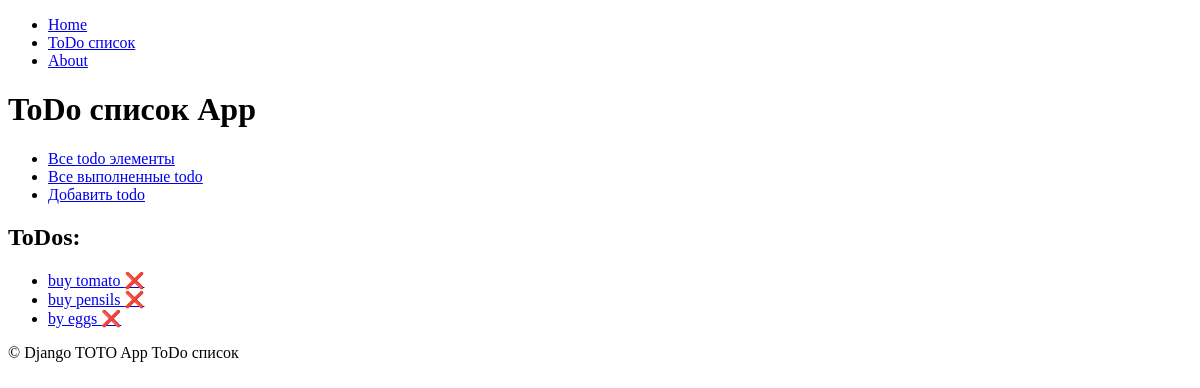
/todos/, run on an earlier commit of the app's database.
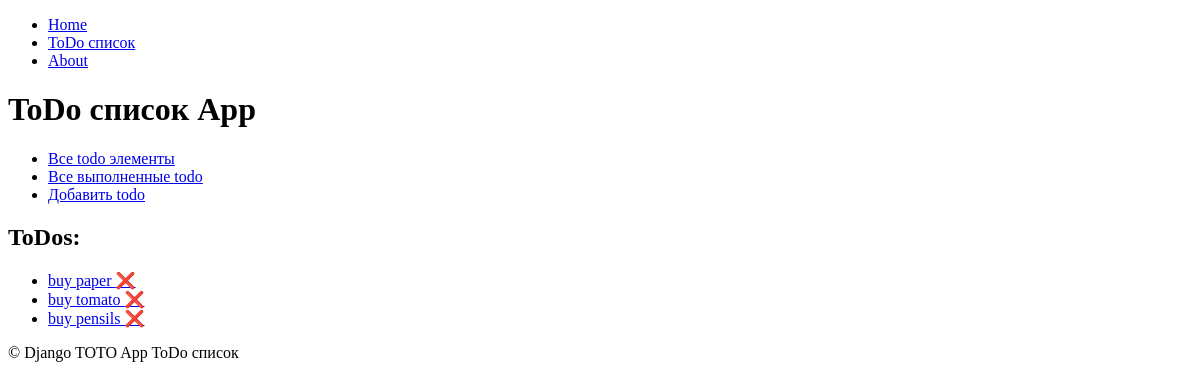
And on a later commit of the database.
### todo_list/models.py (models this page shows, shortened)
class ToDoItem(models.Model):
    class Meta:
        ordering = ('-id',)
        verbose_name = "Элемент ToDo"
        verbose_name_plural = "Элементы ToDo"
    title = models.CharField(max_length=250)
    description = models.TextField(blank=True, null=False) # пустое значение можно, но отсутствие - нельзя
    done = models.BooleanField(default=False)
    archived = models.BooleanField(default=False)

### todo_list/views.py (the view)
# urls.py: path('', views.ToDoListIndexView.as_view(), name='index'),
class ToDoListIndexView(ListView):
    template_name = 'todo_list/index.html'
    queryset = ToDoItem.objects.all()[:3]

### todo_list/templates/todo_list/index.html (shortened to what this page needs)
{% extends 'todo_list/base.html' %}
{% block body %}
	<h1>ToDo список App</h1>
      <ul>
        <li><a href="{% url 'todo_list:list' %}">Все todo элементы</a></li>
        <li><a href="{% url 'todo_list:done' %}">Все выполненные todo</a></li>
        <li><a href="{% url 'todo_list:create' %}">Добавить todo</a></li>
      </ul>
  <h2>ToDos:</h2>
  {% include  'todo_list/components/todo_items_list.html'%}
{% endblock %}

### todo_list/templates/todo_list/components/todo_items_list.html (shortened to what this page needs)
  <ul>
    {% for todo_item in object_list %}
    	<li>
        <a href="{% url 'todo_list:detail' pk=todo_item.pk %}">
        {{ todo_item.title }}
        {% if todo_item.done %}
          ✅
        {% else %}
          ❌
        {% endif %}
        </a>
      </li>
    {% endfor %}
  </ul>

What changed in the data, as far as the page shows it:
no longer on this page (row unchanged): ToDoItem: title "by eggs"
added ToDoItem: title "buy paper"
